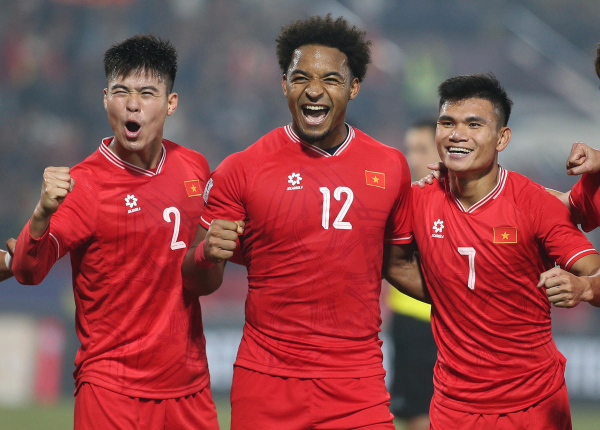
#> input picture face detection/anhcauthu.jpg, 1200 x 860 px (shown at 1/2 size)
$ jupyter execute --allow-errors face.ipynb
#> lines starting #> are read from the running program, lines starting #| are printed output that depends on the picture; after the words box and inside, x2 and y2 are one past the last pixel; in counts of white or black regions, pixels touching at a corner belong together
[cell 1]
import os
import cv2
import numpy as np
import pickle
import matplotlib.pyplot as plt

[cell 2]
image = cv2.imread('anhcauthu.jpg')
#> image is the input picture: shape (860, 1200, 3); mean B, G, R 76.4, 73.1, 143.9
plt.imshow(image[:, :, ::-1])
plt.axis('off')
plt.show()

[cell 3]
facecascade = cv2.CascadeClassifier(cv2.data.haarcascades + 'haarcascade_frontalface_default.xml')

[cell 4]
gray = cv2.cvtColor(image,cv2.COLOR_BGR2GRAY)
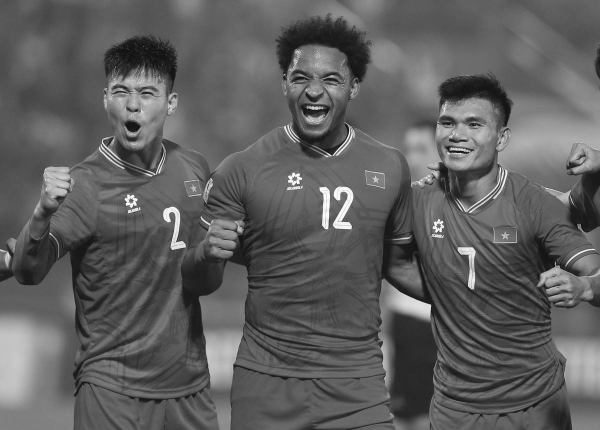
#> gray: shape (860, 1200) (shown at 1/2 size); min 0, max 255, mean 94.6

[cell 5]
face_coordinates = facecascade.detectMultiScale(gray,1.3,4)
#> face_coordinates = [[551, 96, 155, 155], [199, 130, 136, 136], [849, 191, 146, 146]]

[cell 6]
for (a,b,w,h) in face_coordinates:
    cv2.rectangle(image,(a,b),(a+w,b+h),(255,0,0),2)
#> this loop made 3 passes
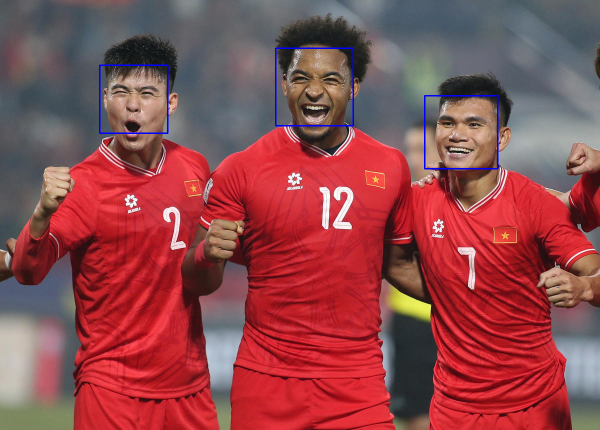
#> image: shape (860, 1200, 3) (shown at 1/2 size); 0.51% of pixels changed, all inside (x1, y1, x2, y2) = (198, 95, 997, 339)

print("face detection's coordinate: ",face_coordinates)
#| face detection's coordinate:  [[551  96 155 155]
#|  [199 130 136 136]
#|  [849 191 146 146]]
cv2.imshow('frames',image)
cv2.waitKey(0)
#> Out = 27

[cell 7]
DATASET_DIR = os.path.join(os.getcwd(), 'dataset')
os.makedirs(DATASET_DIR, exist_ok=True)
print(f"Dataset sẽ lưu tại: {DATASET_DIR}")

[cell 8]
face_data = []
i = 0
camera = cv2.VideoCapture(0)
facecascade = cv2.CascadeClassifier(
    cv2.data.haarcascades + 'haarcascade_frontalface_default.xml'
)
name = input('Enter your name --> ')
#> the answer given: haar_features_visualization.png
ret = True
while ret:
    ret, frame = camera.read()
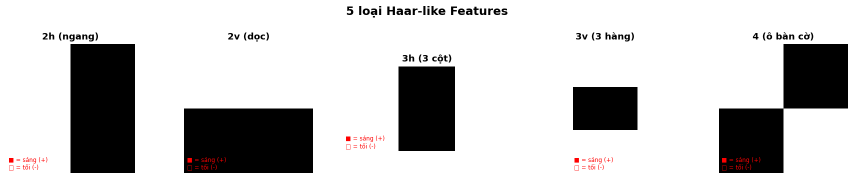
#> input picture face detection/haar_features_visualization.png, 1707 x 358 px, given in place of the camera (shown at 1/2 size)
#> frame is the input picture: shape (358, 1707, 3); mean B, G, R 198.2, 198.2, 198.8
    if ret == True:
        gray = cv2.cvtColor(frame, cv2.COLOR_BGR2GRAY)
#> gray: shape (358, 1707)
        face_coordinates = facecascade.detectMultiScale(gray, 1.3, 4)
#> face_coordinates = ()
        for (a, b, w, h) in face_coordinates:
            # Cắt vùng mặt → resize 50x50 → flatten thành vector 2500 chiều
            face_crop    = gray[b:b+h, a:a+w]
            face_resized = cv2.resize(face_crop, (50, 50))
            face_data.append(face_resized.flatten())
            i += 1
            # Vẽ box + đếm số ảnh đã thu
            cv2.rectangle(frame, (a, b), (a+w, b+h), (0, 255, 0), 2)
            cv2.putText(frame, f"{name} [{i}/10]",
                        (a, b-10), cv2.FONT_HERSHEY_SIMPLEX, 0.7, (0, 255, 0), 2)
            if i >= 10:          # đủ 10 ảnh → dừng
                ret = False
                break
#> this loop made 0 passes
#> after the loop, face_data = []; i = 0
        cv2.imshow('frames', frame)
        if cv2.waitKey(1) == 27:  # ESC để thoát sớm
#> (key Esc is pressed here)
            break
    else:
        print('error')
        break
cv2.destroyAllWindows()
camera.release()

[cell 9]
face_data = np.asarray(face_data)
#> face_data = empty array
face_data = face_data.reshape(10, -1)    # shape: (10, 2500)
if 'faces.pkl' not in os.listdir(DATASET_DIR):
    with open(os.path.join(DATASET_DIR, 'faces.pkl'), 'wb') as f:
        pickle.dump(face_data, f)
else:
    with open(os.path.join(DATASET_DIR, 'faces.pkl'), 'rb') as f:
        faces = pickle.load(f)
    faces = np.append(faces, face_data, axis=0)
    with open(os.path.join(DATASET_DIR, 'faces.pkl'), 'wb') as f:
        pickle.dump(faces, f)
names = [name] * 10
if 'names.pkl' not in os.listdir(DATASET_DIR):
    with open(os.path.join(DATASET_DIR, 'names.pkl'), 'wb') as f:
        pickle.dump(names, f)
else:
    with open(os.path.join(DATASET_DIR, 'names.pkl'), 'rb') as f:
        existing_names = pickle.load(f)
    names = existing_names + names
    with open(os.path.join(DATASET_DIR, 'names.pkl'), 'wb') as f:
        pickle.dump(names, f)
print("Done! Saved to:", DATASET_DIR)

[cell 10]
def knn_predict(x_train, y_train, x_test, k=5):
    distances = np.sqrt(np.sum((x_train - x_test) ** 2, axis=1)) # Khoảng cách Euclidean
    k_nearest_indices = np.argsort(distances)[:k]           # Lấy chỉ số của k điểm gần nhất
    k_nearest_labels = [y_train[i] for i in k_nearest_indices]      # đếm nhãn xuất hiện nhiều nhất
    label, count = np.unique(k_nearest_labels, return_counts=True)
    return label[np.argmax(count)]

[cell 11]
DATASET_DIR = os.path.join(os.getcwd(), 'dataset')  # Load dữ liệu đã thu thập ở Bài tập 2
with open(os.path.join(DATASET_DIR, 'faces.pkl'), 'rb') as f:
    faces = pickle.load(f)
with open(os.path.join(DATASET_DIR, 'names.pkl'), 'rb') as f:
    labels = pickle.load(f)
print('Shape of Faces matrix --> ', faces.shape)
print('Labels:', labels)

[cell 12]
facecascade = cv2.CascadeClassifier(
    cv2.data.haarcascades + 'haarcascade_frontalface_default.xml'
)
camera = cv2.VideoCapture(0)
while True:
    ret, frame = camera.read()
    if ret == True:
        gray = cv2.cvtColor(frame, cv2.COLOR_BGR2GRAY)
        face_coordinates = facecascade.detectMultiScale(gray, 1.3, 5)
        for (a, b, w, h) in face_coordinates:
            # Cắt vùng mặt → resize 50x50 → flatten
            fc = gray[b:b + h, a:a + w]
            r  = cv2.resize(fc, (50, 50)).flatten().reshape(1, -1)
            # Dự đoán bằng KNN
            text = knn_predict(faces, labels, r[0], k=5)
            cv2.putText(frame, text, (a, b - 10),
                        cv2.FONT_HERSHEY_SIMPLEX, 1, (255, 255, 0), 2)
            cv2.rectangle(frame, (a, b), (a + w, b + w), (0, 0, 255), 2)
        cv2.imshow('livetime face recognition', frame)
        if cv2.waitKey(1) == 27:   # ESC để thoát
#> (key Esc is pressed here)
            break
    else:
        print('error')
        break
cv2.destroyAllWindows()
camera.release()

[cell 13]
facecascade = cv2.CascadeClassifier(
    cv2.data.haarcascades + 'haarcascade_frontalface_default.xml'
)
# Load data từ bài tập 2
DATASET_DIR = os.path.join(os.getcwd(), 'dataset')
with open(os.path.join(DATASET_DIR, 'faces.pkl'), 'rb') as f:
    faces = pickle.load(f)
with open(os.path.join(DATASET_DIR, 'names.pkl'), 'rb') as f:
    labels = pickle.load(f)

[cell 14]
from sklearn.svm import SVC
def svm_fit(x_train, y_train, kernel='linear', C=1.0):
    svm = SVC(kernel=kernel, C=C)
    svm.fit(x_train, y_train)
    return svm
def svm_predict(model, x_test):
    return model.predict(x_test.reshape(1, -1))[0]

#> (the rest of this cell did not finish here and is left out)

[cell 15]
camera = cv2.VideoCapture(0)
# Face recognition using SVM
while True:
    ret, frame = camera.read()
    if ret == True:
        gray = cv2.cvtColor(frame, cv2.COLOR_BGR2GRAY)
        face_coordinates = facecascade.detectMultiScale(gray, 1.3, 5)
        for (a, b, w, h) in face_coordinates:
            fc = gray[b:b + h, a:a + w]
            r  = cv2.resize(fc, (50, 50)).flatten().reshape(1, -1)
            text = svm_predict(svm_model, r[0])
            cv2.putText(frame, text, (a, b - 10),
                        cv2.FONT_HERSHEY_SIMPLEX, 1, (255, 255, 0), 2)
            cv2.rectangle(frame, (a, b), (a + w, b + w), (0, 0, 255), 2)
        cv2.imshow('livetime face recognition', frame)
        if cv2.waitKey(1) == 27:    # ESC để thoát
#> (key Esc is pressed here)
            break
    else:
        print("error")
        break
cv2.destroyAllWindows()
camera.release()

[cell 16]
facecascade = cv2.CascadeClassifier(
    cv2.data.haarcascades + 'haarcascade_frontalface_default.xml'
)
# Load data từ bài tập 2
DATASET_DIR = os.path.join(os.getcwd(), 'dataset')
with open(os.path.join(DATASET_DIR, 'faces.pkl'), 'rb') as f:
    faces = pickle.load(f)
with open(os.path.join(DATASET_DIR, 'names.pkl'), 'rb') as f:
    labels = pickle.load(f)

[cell 17]
from sklearn.tree import DecisionTreeClassifier

def dt_fit(x_train, y_train, max_depth=None):
    tree_clf = DecisionTreeClassifier(max_depth=max_depth)
    tree_clf.fit(x_train, y_train)
    return tree_clf
def dt_predict(model, x_test):
    return model.predict(x_test.reshape(1, -1))[0]
#> (the rest of this cell did not finish here and is left out)

[cell 18]
camera = cv2.VideoCapture(0)
while True:
    ret, frame = camera.read()
    if ret == True:
        gray = cv2.cvtColor(frame, cv2.COLOR_BGR2GRAY)
        face_coordinates = facecascade.detectMultiScale(gray, 1.3, 5)
        for (a, b, w, h) in face_coordinates:
            fc   = gray[b:b + h, a:a + w]                        # ảnh xám → 2500 features
            r    = cv2.resize(fc, (50, 50)).flatten().reshape(1, -1)
            text = dt_predict(tree_clf, r[0])
            cv2.putText(frame, text, (a, b - 10),
                        cv2.FONT_HERSHEY_SIMPLEX, 1, (255, 255, 0), 2)
            cv2.rectangle(frame, (a, b), (a + w, b + w), (0, 0, 255), 2)
        cv2.imshow('livetime face recognition', frame)
        if cv2.waitKey(1) == 27:    # ESC để thoát
#> (key Esc is pressed here)
            break
    else:
        print("error")
        break
cv2.destroyAllWindows()
camera.release()
